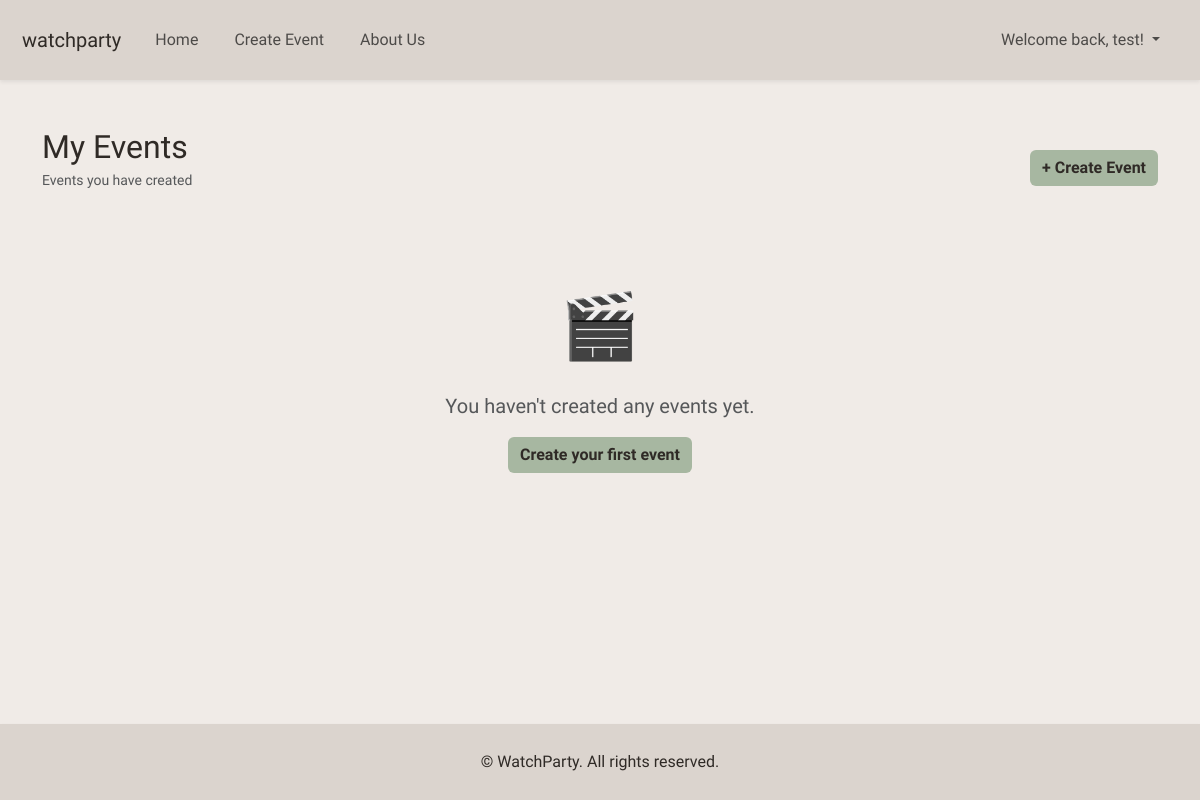
Before: /my-events (signed in) with the older database file.
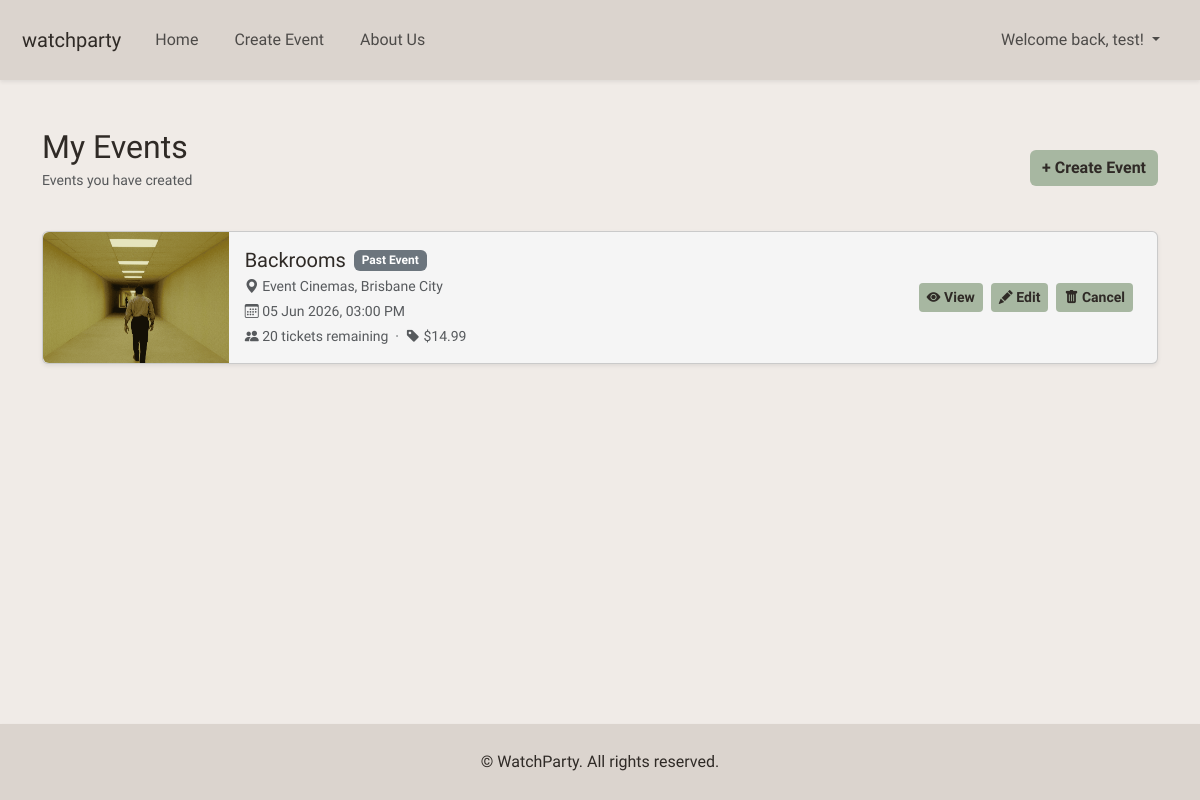
After: the same page with the newer database file.
### website/models.py (models this page shows)
class Event(db.Model):
    __tablename__ = 'event'
    id = db.Column(db.Integer, primary_key=True)
    title = db.Column(db.String(150), nullable=False)
    description = db.Column(db.Text, nullable=False)
    genre = db.Column(db.String(50))
    rating = db.Column(db.String(10))
    ticket_price = db.Column(db.Float)
    tickets_available = db.Column(db.Integer)
    location = db.Column(db.String(120), nullable=False)
    date = db.Column(db.DateTime)
    image = db.Column(db.String(255))
    owner_id = db.Column(db.Integer, db.ForeignKey('user.id'), nullable=True)
    is_cancelled = db.Column(db.Boolean, default=False, nullable=False)
    acknowledgement_type = db.Column(db.String(20), default='none', nullable=False)
    acknowledgement_text = db.Column(db.Text, nullable=True)
    comments = db.relationship('Comment', backref='event', cascade='all, delete-orphan', passive_deletes=True, lazy=True)
    orders = db.relationship('Booking', backref='event', cascade='all, delete-orphan', passive_deletes=True, lazy=True)
    @property
    def status(self):
        if self.is_cancelled:
            return "Cancelled"
        elif self.tickets_available == 0:
            return "Sold Out"
        elif self.date and self.date < datetime.now():
            return "Inactive"
        else:
            return "Open"

### website/home.py (the view)
@home_bp.route('/my-events')
@login_required
def my_events():
    events = Event.query.filter_by(owner_id=current_user.id)\
                        .order_by(Event.date.asc()).all()
    return render_template('my_events.html', events=events)

### website/__init__.py (called while the page is built)
def create_app():
    app = Flask(__name__)
    app.debug = True
    app.secret_key = 'somesecretkey'
    app.config['SQLALCHEMY_DATABASE_URI'] = 'sqlite:///sitedata.db'
    app.config['SQLALCHEMY_TRACK_MODIFICATIONS'] = False
    db.init_app(app)
    Bootstrap5(app)
    login_manager = LoginManager()
    login_manager.login_view = 'auth.login'
    login_manager.init_app(app)
    from .models import User
    @login_manager.user_loader
    def load_user(user_id):
        return db.session.scalar(db.select(User).where(User.id==user_id))
    from . import home, bookings, auth, about
    app.register_blueprint(home.home_bp)
    app.register_blueprint(bookings.bookings_bp)
    app.register_blueprint(auth.auth_bp)
    app.register_blueprint(about.about_bp)
    return app

### website/templates/my_events.html (shortened to what the changed rows need)
{% extends "base.html" %}
{% block content %}
<div class="container mt-5">
    <div class="d-flex align-items-center justify-content-between mb-4">
        <div>
            <h2 class="mb-0">My Events</h2>
        </div>
    </div>
    {% if events %}
    <div class="row row-cols-1 g-3">
        {% for event in events %}
        <div class="col">
            <div class="card shadow-sm">
                <div class="row g-0">
                    <div class="col-md-2">
                        {% if event.image %}
                        <img src="{{ url_for('static', filename='images/' + event.image) }}"
                             class="img-fluid rounded-start h-100"
                             style="object-fit: cover; max-height: 140px; width: 100%;"
                             alt="{{ event.title }}">
                        {% else %}
                        <div class="bg-light d-flex align-items-center justify-content-center h-100"
                             style="min-height: 120px; font-size: 36px;">🎬</div>
                        {% endif %}
                    </div>
                    <div class="col-md-7">
                        <div class="card-body py-3">
                            <div class="d-flex align-items-center gap-2 mb-1">
                                <h5 class="card-title mb-0">{{ event.title }}</h5>
                                {% if event.status == 'Cancelled' %}
                                <span class="badge bg-danger">Cancelled</span>
                                {% elif event.status == 'Sold Out' %}
                                <span class="badge bg-warning text-dark">Sold Out</span>
                                {% elif event.status == 'Inactive' %}
                                <span class="badge bg-secondary">Past Event</span>
                                {% else %}
                                <span class="badge" style="background-color:#1db954;">Open</span>
                                {% endif %}
                            </div>
                            <p class="text-muted small mb-1">
                                <i class="bi bi-geo-alt-fill"></i> {{ event.location }}
                            </p>
                            <p class="text-muted small mb-1">
                                <i class="bi bi-calendar3"></i>
                                {{ event.date.strftime('%d %b %Y, %I:%M %p') if event.date else 'Date TBC' }}
                            </p>
                            <p class="text-muted small mb-0">
                                <i class="bi bi-people-fill"></i>
                                {{ event.tickets_available if event.tickets_available else 0 }} tickets remaining
                                &nbsp;·&nbsp;
                                <i class="bi bi-tag-fill"></i>
                                {% if event.ticket_price %}
                                    ${{ "%.2f"|format(event.ticket_price) }}
                                {% else %}
                                    Free
                                {% endif %}
                            </p>
                        </div>
                    </div>
                    <div class="col-md-3 d-flex align-items-center justify-content-end pe-4 gap-2">
                        <a href="{{ url_for('home.event_detail', event_id=event.id) }}"
                           class="btn btn-outline-secondary btn-sm">
                            <i class="bi bi-eye-fill"></i> View
                        </a>
                        {% if not event.is_cancelled %}
                        <a href="{{ url_for('home.edit_event', event_id=event.id) }}"
                           class="btn btn-outline-primary btn-sm">
                            <i class="bi bi-pencil-fill"></i> Edit
                        </a>
                        <a href="{{ url_for('home.cancel_confirm', event_id=event.id) }}"
                           class="btn btn-outline-danger btn-sm">
                            <i class="bi bi-trash-fill"></i> Cancel
                        </a>
                        {% else %}
                        <span class="text-muted small fst-italic">Cancelled</span>
                        {% endif %}
                    </div>
                </div>
            </div>
        </div>
        {% endfor %}
    </div>
    {% else %}
    <div class="text-center py-5">
        <div style="font-size: 64px;">🎬</div>
        <p class="text-muted fs-5 mt-3">You haven't created any events yet.</p>
        <a href="{{ url_for('home.create_event') }}" class="btn btn-primary">Create your first event</a>
    </div>
    {% endif %}
</div>
{% endblock %}

Changed rows visible on the page:
added Event: image (picture), title "Backrooms", is_cancelled "Past Event", location "Event Cinemas, Brisbane City", date "05 Jun 2026, 03:00 PM", tickets_available "20", ticket_price "14.99"
Other visible differences:
text no longer shown: "🎬 You haven't created any events yet. Create your first event"
